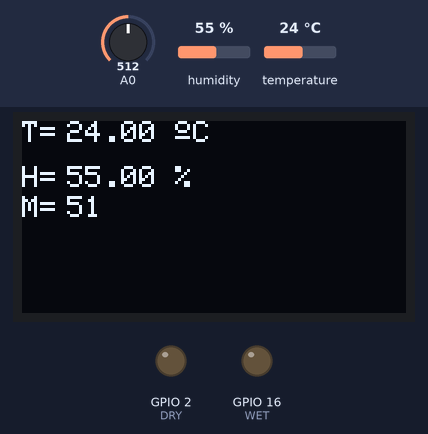
This sketch was run on a simulated ESP8266 (NodeMCU). On the bench: 128×64 one-colour display, output pins drawn as LEDs (lit = HIGH). The test bench sets the inputs (shaded band); at power-on: A0 = 512, humidity 55 %, temperature 24 °C. WiFi joins after 1.5 s; servers stay silent unless stated; what the sketch prints to the serial monitor is not drawn.

Above: at 7.4 s.
7.5 s: A0 set to 536
At 8.6 s:
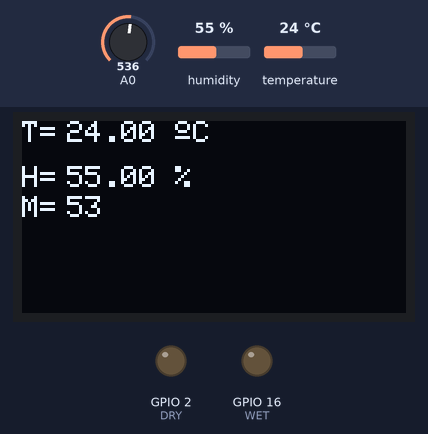
9.7 s: humidity set to 22 %
At 12.5 s:
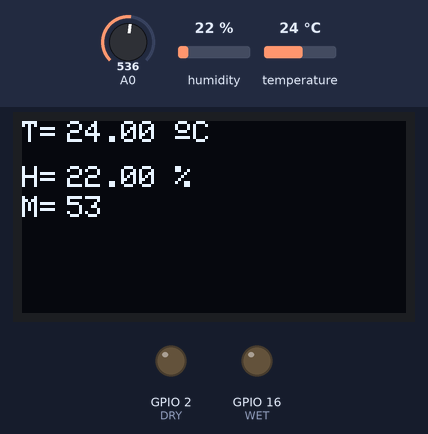
13.7 s: temperature set to 12 °C
At 16.0 s:
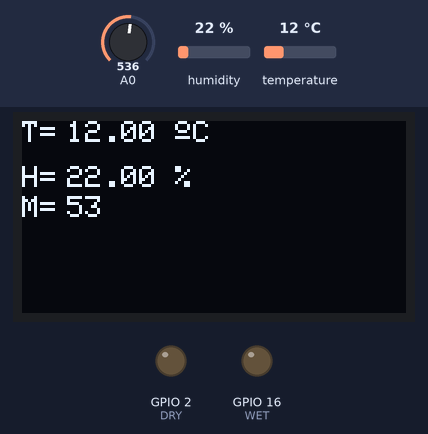
16.4 s: A0 set to 716
At 18.4 s:
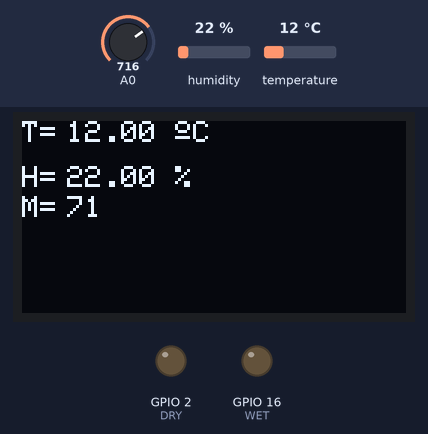
19.0 s: humidity set to 40 %
At 20.7 s:
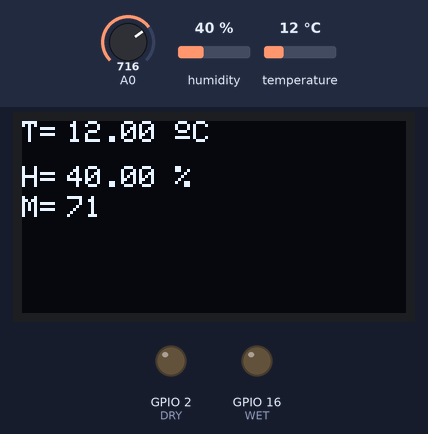
21.7 s: A0 set to 900
At 24.2 s:
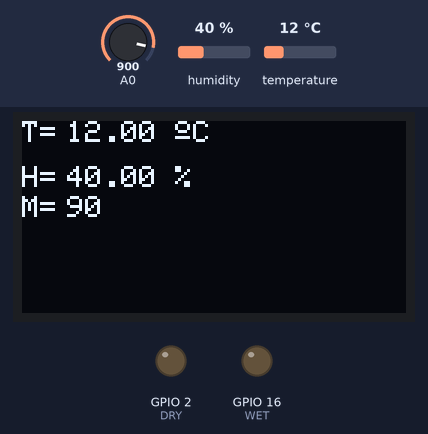
Timing chart, 0 to 25.4 s (numbered marks = the images above; inputs shaded):
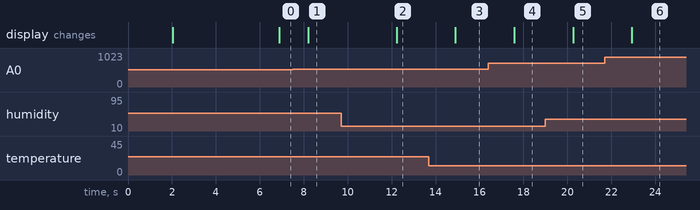

The sketch:

Smart_Gardening_System.ino
```cpp
/*********
Dhiraj
*********/
#include <ESP8266WiFi.h>                                                    // esp8266 library
#include <FirebaseArduino.h>                                                // firebase library
#define FIREBASE_HOST "***.firebaseio.com"                          // the project name address from firebase id
#define FIREBASE_AUTH "********************"            // the secret key generated from firebase

#define WIFI_SSID "******"                                             // input your home or public wifi name
#define WIFI_PASSWORD "**********"

#include <Wire.h>
#include <Adafruit_GFX.h>
#include <Adafruit_SSD1306.h>
#include <Adafruit_Sensor.h>
#include <DHT.h>

int WET= 16; // Wet Indicator at Digital PIN D0
int DRY= 2;  // Dry Indicator at Digital PIN D4
int sense_Pin= 0; // Soil Sensor input at Analog PIN A0
int V= 0;


#define SCREEN_WIDTH 128 // OLED display width, in pixels
#define SCREEN_HEIGHT 64 // OLED display height, in pixels

// Declaration for an SSD1306 display connected to I2C (SDA, SCL pins)
Adafruit_SSD1306 display(SCREEN_WIDTH, SCREEN_HEIGHT, &Wire, -1);

#define DHTPIN 14     // Digital pin connected to the DHT sensor

// Uncomment the type of sensor in use:
#define DHTTYPE    DHT11     // DHT 11
//#define DHTTYPE    DHT22     // DHT 22 (AM2302)
//#define DHTTYPE    DHT21     // DHT 21 (AM2301)

DHT dht(DHTPIN, DHTTYPE);

void setup() {
  Serial.begin(115200);

  pinMode(WET, OUTPUT);
   pinMode(DRY, OUTPUT);
   delay(2000);

  dht.begin();

  if(!display.begin(SSD1306_SWITCHCAPVCC, 0x3C)) {
    Serial.println(F("SSD1306 allocation failed"));
    for(;;);
  }
  delay(2000);
  display.clearDisplay();
  display.setTextColor(WHITE);

  // wifi connected
  WiFi.begin(WIFI_SSID, WIFI_PASSWORD);                                     //try to connect with wifi
  Serial.print("Connecting to ");
  Serial.print(WIFI_SSID);
  while (WiFi.status() != WL_CONNECTED) {
    Serial.print(".");
    delay(500);
  }
  Serial.println();
  Serial.print("Connected to ");
  Serial.println(WIFI_SSID);
  Serial.print("IP Address is : ");
  Serial.println(WiFi.localIP());                                            //print local IP address
  Firebase.begin(FIREBASE_HOST, FIREBASE_AUTH);                              // connect to firebase
}

void loop() {
  delay(1000);

  Serial.print("MOISTURE LEVEL : ");
   V= analogRead(sense_Pin);
   V= V/10;
   Serial.println(V);

  //read temperature and humidity
  float t = dht.readTemperature();
  float h = dht.readHumidity();
  if (isnan(h) || isnan(t)) {
    Serial.println("Failed to read from DHT sensor!");
  }

  // firebase

  //Serial.print("Humidity: ");  Serial.print(h);
  //String fireHumid = String(h) + String("%");                                         //convert integer humidity to string humidity
  //Serial.print("%  Temperature: ");  Serial.print(t);  Serial.println("Â°C ");
  //String fireTemp = String(t) + String("Â°C");                                                     //convert integer temperature to string temperature
  //delay(4000);

 // Firebase.pushString("Humidity", fireHumid);                                  //setup path and send readings
  //Firebase.pushString("Temp", fireTemp);                                //setup path and send readings
  Firebase.setFloat ("Temp",t);
  Firebase.setFloat ("Humidity",h);

  // clear display
  display.clearDisplay();

  // display temperature
  display.setTextSize(1);
  display.setCursor(0,0);
  display.print("T=");
  display.setTextSize(1);
  display.setCursor(15,0);
  display.print(t);
  display.print(" ");
  display.setTextSize(1);
  display.cp437(true);
  display.write(167);
  display.setTextSize(1);
  display.print("C");

  // display humidity
  display.setTextSize(1);
  display.setCursor(0, 15);
  display.print("H=");
  display.setTextSize(1);
  display.setCursor(15, 15);
  display.print(h);
  display.print(" %");

  //moisture
  // display humidity
  display.setTextSize(1);
  display.setCursor(0, 25);
  display.print("M=");
  display.setTextSize(1);
  display.setCursor(15, 25);
  display.print(V);

  display.display();
}
```

Measured:
- the behaviour switches between 519 and 520 on A0 (found by bisection; images 0 and 1)
- after the input at 7.5 s, the display: changes after 0.71 s (image 1)
- after the input at 9.7 s, the display: changes after 2.5 s (image 2)
- after the input at 13.7 s, the display: changes after 1.2 s (image 3)
- after the input at 16.4 s, the display: changes after 1.2 s (image 4)
- after the input at 19.0 s, the display: changes after 1.3 s (image 5)
- after the input at 21.7 s, the display: changes after 1.2 s (image 6)
